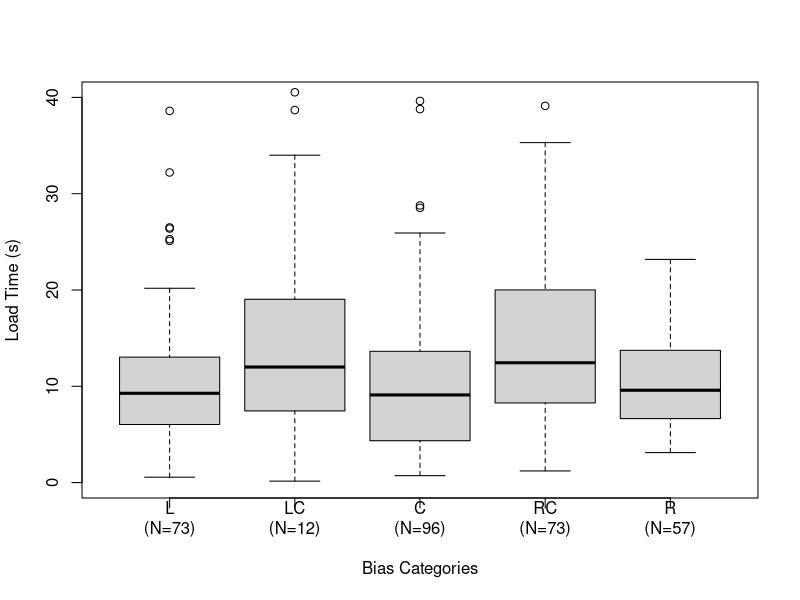

Reproduce this figure in R.
Left <- c(3.618634,11.835613,11.271083,3.80284,4.854159,44.362547,34.149741,8.378354,3.973513,6.456612,5.728528,29.597331,6.664391,0.908614,7.229251,3.616292,10.581102,6.981872,3.514484,1.387382,21.826796,8.076423,8.546428,9.245638,13.005357,4.455247,4.948263,8.178891,6.74625,3.032347,9.829061,10.21543,7.145181,3.132152,25.105391,3.967564,4.692739,7.21848,2.946658,12.656854,3.192273,2.094527,11.496908,10.344645,3.518288,5.30489,9.621728,6.429228,3.345981,26.383346,13.032491,25.540789,0.750763,26.004792,15.296496,8.192129,4.267754,30.368449,1.603047,4.795917,4.287733,4.361039,14.560623,28.238783,5.173356,6.417832,4.300687,4.07796,14.92297,3.846644,2.84075,3.675523,4.578955,6.531634,3.831602,5.272054,6.777612,2.488907,9.377248,10.099405,16.760059,6.932458,7.531544,9.272434,7.98007,2.045148,7.230377,3.942404,19.028528,6.274212,21.425632,1.373507,12.982018,17.94268,7.723228,4.854143,18.059866,0.790836,3.466489,5.203614,13.08141,4.185399,7.33033,4.281926,6.639147,1.752747,6.46955,17.968953,5.699028,10.091359,4.458728,4.343013,6.46117,4.285881,3.99325,7.73294,13.312128,2.747899,11.328978,4.669578,10.838439,4.405307,11.198666,9.429073,17.788534,9.241311,17.704505,9.906364,10.526275,38.599287,11.071253,3.477303,6.403821,8.834122,6.431848,5.661875,6.481223,1.385547,10.530309,6.174979,12.244707,2.770032,2.192031,5.401863,11.79394,8.873206,10.463076,8.610516,16.816889,0.146489,4.261874,14.824891,11.648093,14.047162,11.183324,3.299294,12.069562,9.161987,25.214854,5.613852,3.860905,12.833139,7.577632,9.4117,3.946243,84.508963,2.533312,6.458872,8.688678,2.737789,32.203761,4.067126,16.221196,4.894857,0.586554,8.5679,3.420173,8.506068,2.649429,0.26153,6.032504,5.771129,0.559292,3.697007,10.325523,7.487869,1.241222,10.523608,6.825441,4.22004,5.019047,3.938504,12.549158,7.526,11.184886,5.236847,51.770614,2.195404,43.654257,7.429082,15.526608,24.330598,13.803716,22.523653,16.710603,2.310942,5.001951,4.168202,14.880331,11.832623,14.993061,36.044577,20.181669,1.212603,10.112444,13.119056,18.830648,10.340216,5.68943,25.279715,3.270798,4.286056,10.527956,5.171001,4.54746,4.236946,6.975404,7.302324,4.174441,6.091754,2.199726,26.498433,6.624771,18.137886,0.600734,3.221886,13.918203,3.901825,6.500975,0.719643,16.149134,5.582623,0.716443,7.287822,3.83002,5.790835,13.700694,6.061551,7.345552,7.245893,7.732872,6.31243,5.189513,6.232278,10.430275,4.358543,9.548106,4.514727)
LeftCenter <- c(10.645734,19.409418,22.775858,7.562548,4.628798,7.581447,22.203616,52.71891,4.408275,11.003068,14.935854,4.685219,11.55904,12.375082,6.135489,2.911965,11.08728,4.72963,3.267697,3.790813,9.05936,71.970063,7.519848,55.466599,12.571793,3.529054,7.872552,33.998058,3.798259,37.392824,42.162059,42.563219,42.24325,42.242177,42.311654,42.338688,7.918892,16.467022,10.618195,9.740993,4.891338,7.046386,18.430344,12.532999,3.76497,6.249978,12.412984,5.402676,7.772853,11.756636,13.800398,7.986787,7.167201,9.623958,4.900736,58.026268,13.209993,2.273341,11.098128,9.935758,10.589079,4.953686,29.961637,17.226638,6.283049,4.456768,16.732653,5.919704,11.701076,9.446476,18.063937,29.402898,42.269258,44.632304,88.317003,4.199054,13.973138,9.820741,32.995214,24.02321,14.138885,3.447515,19.285419,10.860794,3.649184,5.79696,12.914804,7.836634,13.10537,3.873527,19.769635,9.983779,3.171979,12.305624,1.847734,12.765764,6.021509,8.780822,4.635553,20.802369,8.687824,13.097241,6.710826,5.688454,2.186568,8.477955,14.203974,11.534065,7.142013,4.457501,10.379716,4.305649,14.044233,15.149103,3.433598,18.293356,12.099596,10.165756,11.967405,27.183837,11.445598,22.667487,13.894549,4.887019,15.956613,6.86825,3.725467,4.575982,7.365393,6.519505,10.573913,38.687259,42.236234,42.307693,69.357845,3.951742,2.490205,3.549472,13.733967,15.136672,26.783553,13.867836,9.262458,6.743052,9.268242,13.05677,21.312227,5.247396,2.636129,5.39498,17.017887,3.828104,7.296691,0.45434,9.291356,8.800293,3.982466,4.209772,11.929129,6.081786,42.334953,42.329542,29.678737,9.533015,6.5514,15.764317,4.499124,6.017359,14.107432,3.633813,20.113061,12.253584,7.218675,9.908518,6.58926,19.859065,6.269664,6.852718,14.763659,7.26652,67.268172,5.557822,7.978061,10.893446,6.649887,4.047934,3.572503,4.297647,25.975104,3.535736,7.999464,2.963973,10.229491,4.032833,2.749058,8.786509,12.030596,11.23885,26.950851,2.644453,22.218635,14.957066,19.576895,48.037823,13.319971,13.30167,24.237204,20.513412,4.546563,8.934077,9.782721,9.32444,10.154389,14.042712,8.4685,12.502623,31.468431,21.615156,22.611309,7.564338,10.84315,16.456152,17.171795,4.83888,46.125972,7.277368,6.277464,48.076584,8.160372,17.981262,4.334552,9.167732,2.765059,7.053808,9.676282,1.010658,3.788827,6.005448,6.001747,18.906494,16.988984,1.333778,9.019692,11.610672,3.180884,13.44288,18.442166,3.807803,9.763066,7.616089,4.065565,8.754008,10.456224,16.860178,9.920464,12.121641,21.381895,18.793356,5.594651,8.218506,21.731611,6.783157,6.609639,12.966772,56.352686,8.361446,23.034501,49.104664,15.772295,49.62488,2.623376,3.588248,4.377353,27.238447,11.342622,5.393344,7.545988,18.072416,19.813619,7.864683,12.659061,31.260961,7.022605,20.574613,30.527574,8.342123,0.165352,5.585854,7.20637,3.391501,26.342951,40.532203,2.191423,12.963275,21.173112,3.99101,1.399128,6.081139,2.959717,6.456125,3.515643,32.973857,6.149964,21.817065,30.352545,6.677129,26.3587,14.774136,9.072398,10.546713,7.644133,43.365326,28.497869,3.531822,6.36549,53.237484,17.068795,11.266627,23.527478,13.537119,6.647036,1.08481,7.433117,21.61199,17.532015,9.230479,12.903033,12.735227,17.966499,15.865076,6.389391,6.774081,8.630744,6.672616,12.033042,10.827881,2.891781,22.01147,8.347096,4.090363,6.768323,13.749477,11.766615,21.615665,14.147546,7.152942,8.248612,10.222755,5.080356,15.461756,4.437955,6.699425,10.210409,21.819952,4.758556,2.473044,5.368755,9.001568,3.890738,7.309066,3.742681,4.725018,17.081214,0.151494,4.941609,23.351115,18.766372,3.547605,42.94609,18.489798,8.165584,3.93351,7.678495,23.510376,10.784605,11.405303,13.341098,7.797992,18.184933,3.299571,11.935786,6.235111,6.475894)
Center <- c(12.21581,4.369309,23.976841,11.06066,10.995713,60.842347,2.019027,9.601678,4.747516,15.617743,12.31682,3.369295,8.134107,1.470036,5.416367,3.604335,7.408015,14.825584,0.677779,11.702097,9.380299,11.368511,7.123894,28.533798,7.643918,3.560765,3.640072,8.330235,10.549976,8.870014,9.12415,3.700553,31.429941,3.407338,5.554823,11.76106,5.759915,16.01627,4.760155,9.042978,6.997354,4.777878,3.339597,4.233009,7.776731,6.935208,6.596874,6.647634,4.711443,1.767978,8.379849,15.625457,9.505855,6.636389,11.286336,5.665916,4.33255,2.256931,8.384645,3.662512,3.784716,3.858624,9.548452,12.271509,3.942326,4.649486,11.7041,5.061727,7.250569,6.515023,25.268844,2.835669,22.877712,6.517802,1.43808,18.530206,1.763415,7.363607,11.429956,4.015066,8.42671,9.273272,1.174238,2.589632,3.981549,0.951417,6.668323,7.46025,3.501665,7.797578,4.440228,6.543929,38.78391,2.79958,9.402596,8.246315,7.598412,0.857267,1.39157,3.85098,2.972843,6.877376,14.552875,10.410995,11.48207,2.731337,5.294735,5.829518,8.562884,42.263641,42.313703,69.852831,56.622814,6.539092,3.873324,3.863329,4.247035,9.927373,9.739813,8.363609,10.501188,8.584094,7.281179,10.923572,3.871988,2.086917,8.682838,13.274803,9.068657,10.55211,6.971129,9.513595,19.339504,7.756805,6.109751,23.100842,12.879984,96.350363,39.632544,16.356212,6.298252,6.572149,25.380933,126.20046,28.53069,3.644847,6.719791,3.904072,3.817942,13.374035,16.372621,13.959462,8.181615,3.73796,25.393413,8.368822,5.182659,2.509155,4.103463,11.801667,22.780475,7.535072,0.598121,4.215334,7.74286,4.343117,17.220784,10.267707,5.259721,14.310737,18.963623,4.668992,5.20018,10.944666,9.919845,5.53132,7.494633,3.310491,5.734433,1.405481,14.315184,3.242642,8.46439,8.375286,25.920071,18.396366,13.719695,15.368513,16.979782,3.585807,15.952799,18.561343,4.758396,20.042782,3.07868,45.889879,65.019241,6.652085,36.662523,18.966287,9.038623,5.854339,10.802324,14.642669,15.519272,84.554958,40.286185,12.536633,8.083467,10.220891,6.597981,4.168241,2.95106,6.227059,10.089185,0.720441,8.862413,3.28629,29.409488,6.318066,6.820396,13.30747,3.360595,3.472201,8.627294,6.914999,97.66344,6.858997,3.679611,4.362453,16.896755,3.574307,18.538857,14.692351,14.524858,14.746359,4.301349,3.868423,9.638059,13.54697,13.894366,66.177309,43.51772,13.340405,6.41027,14.49961,3.62341,7.883755,8.742206,24.09811,8.740564,2.427482,26.200563,7.969205,9.767921,1.069491,7.579831,13.746765,2.722057,0.144965,7.821732,8.184281,9.168321,1.743746,5.070024,3.493138,28.775394,7.347474,5.90966,5.243037,1.63028,2.714402,7.777287,4.605342,1.933604,5.776646,7.015195,0.857174,1.566691,6.272765,5.998453,17.109776,6.408666,1.884663,8.252485,7.713452,11.424341,11.41268,6.744295,7.157811)
RightCenter <- c(15.842042,18.91541,23.542912,8.110952,6.782439,3.028958,31.660888,32.800807,7.863819,4.305354,20.825286,11.909222,21.229918,10.300286,7.210348,4.213657,13.939314,11.993465,6.067278,7.405406,6.304988,46.21156,13.246537,21.853399,5.750797,2.217892,8.268901,30.778595,12.447102,17.325379,28.978733,13.613813,8.334719,28.314236,1.296824,14.423453,2.550421,4.724412,14.831584,14.092165,1.212773,3.251033,3.962403,23.646744,14.363551,5.94281,39.119549,9.954647,74.382331,7.246518,4.765478,31.646259,7.706528,45.287703,4.271107,19.937306,21.427634,43.758007,23.317167,9.420271,5.309726,6.91339,7.248026,6.882573,20.07997,22.077862,0.478288,4.200409,7.364517,11.732254,13.883318,3.749708,12.903794,18.380627,4.771749,7.141015,17.921476,8.33421,26.564941,8.930128,11.821082,8.71496,2.135806,3.938884,16.777307,7.175449,4.238559,25.031053,34.898192,8.409272,3.581574,5.49481,31.853918,35.304727,7.61355,9.159476,17.111697,17.103994,22.839011,5.727809,20.535111,22.036124,5.237134,8.87582,4.661641,7.4018,7.100432,2.917884,17.744246,10.420898,4.950554,6.557369,25.147395,15.954157,15.518666,8.011084,3.669084,13.941134,28.656971,20.726949,3.351529,10.187392,10.987935,12.029835,12.467891,12.398994,7.209968,13.849957,16.295766,25.032604,10.55274,5.287247,18.561737,11.532361,5.233181,12.130957,13.223367,8.109355,14.095664,19.801412,25.378781,26.129023,17.740308,11.347628,9.100932,3.834594,0.462612,4.620728,38.772825,17.62852,1.125148,14.134874,16.470968,2.184325,8.952991,10.674964,12.279569,6.789675,4.287971,21.748801,20.246036,9.842029,13.156821,32.759271,7.433029,12.029797,14.262184,7.687427,9.348529,31.50784,7.497934,20.011591,27.684227,10.038918,19.870197,8.563086,25.908949,3.117369,4.274947,17.733787)
Right <- c(3.115506,2.690835,3.932323,23.713516,6.631447,7.029122,4.12078,8.133829,8.273897,5.533832,3.772607,5.283117,84.417675,61.444623,13.023599,16.582054,9.173717,8.279452,3.644287,9.728006,10.021418,10.951207,8.035951,13.325101,11.367089,4.594134,7.283661,5.498745,13.738921,31.847864,5.258986,16.474111,15.859891,8.469326,0.654128,19.149327,42.281383,42.946923,6.730438,0.133708,17.438593,9.065494,12.989581,4.315498,20.83965,0.18282,3.394695,7.971979,7.330074,9.997117,12.981974,4.065857,10.646635,8.456658,4.680138,4.213005,12.957906,9.584737,11.155862,3.391256,7.071776,8.27619,8.568019,9.139789,7.369287,7.760604,3.741404,3.886773,5.405159,7.049853,8.591837,14.569455,5.494428,3.470318,6.090017,14.887695,11.467825,9.189833,6.264462,6.23936,4.052433,5.068292,3.653732,6.654636,13.737196,0.604935,9.476349,4.042634,4.877982,7.249765,14.524133,8.94732,3.897626,3.567507,7.288521,9.008021,3.312293,4.43613,9.15603,14.740654,7.42693,29.240227,4.773376,9.594056,11.818998,14.955766,2.06102,20.864056,14.008811,9.82707,7.781551,26.343699,0.367721,3.090878,4.493147,4.83118,16.271842,23.178343,9.112028,5.048193,8.513194,10.718317,10.516809,7.688245,73.133586,20.072575,4.747475,101.106589,3.997832,8.995921,3.483102,8.964036,6.799704,3.847819,10.991337,9.145029,9.008922,16.71484,6.03525,14.083816,15.109653,8.170167,11.231851,9.339741,14.272525,5.01449,5.107896,4.597167,6.335597,2.488642,17.078974,17.207132,27.209736,17.631613,11.424998,18.177526,12.343995,29.923089,10.192039,6.978718,19.266626,5.673839,43.430368,11.236053,21.788496,15.368859,15.612319,9.853795,12.686307,1.43172,0.436398,25.175273,51.761653,11.937992,44.913232,6.646757,21.991682,10.660419,31.70977,3.741549,7.272013,2.701532,42.345651,12.861283,17.410908,5.945664,1.630564,55.017631,15.98912,12.842043,21.049853,9.184322,0.439216,8.916873,5.418725,1.166344,4.278762,9.356136,6.149661,3.223377,14.192132,17.603536,6.331398,14.859742,6.827568,11.903964,8.960493,17.773265,4.152423,2.800911)

LeftAlexa <- c(25.10539068,18.05986583,9.272433686,8.192128515,6.429227853,12.06956179,13.7006937,1.241221619,10.46307595,17.70450473,8.873206282,5.69902792,10.53030937,19.02852826,16.14913354,10.52795632,13.03249116,4.578954959,32.20376101,2.94665761,6.091754341,12.54915845,13.91820321,0.559292173,9.829060888,11.18488646,5.661875439,14.0471617,8.546427608,10.52627523,3.675523305,26.38334641,6.48122251,10.58110156,44.36254721,26.49843314,25.27971525,3.90182476,13.11905649,10.34464529,5.401863337,4.361038637,11.0712534,4.692738605,7.245893346,38.59928717,4.287732887,11.496908,3.697007108,6.664391255,20.18166878,17.96895316,11.27108295,4.236945534,7.487869096,6.23227849,3.518287635,9.548106003,11.83262343,7.34555161,10.21543012,11.32897832,8.1788908,3.192272997,0.600734234,3.221885991,6.032503711,6.531634188,7.230377078,7.531544185,43.65425687,6.639147449,8.5679003)
LeftCenterAlexa <- c(3.299571013,31.46843147,7.999463844,3.933509994,6.249977899,42.56321857,3.951742339,18.76637192,9.072398043,9.230479026,19.4094178,12.5329994,12.50262337,17.22663798,16.46702171,11.76661451,7.644132757,13.80039845,0.151493979,9.908517718,22.21863513,15.76431735,9.167732477,15.46175618,12.57179258,49.62487976,26.34295068,10.3797158,20.8023685,26.78355289,42.3076925,14.04271219,4.546563005,9.93575766,7.277367902,11.40530279,11.96740534,13.7339673,6.589260197,42.94608977,3.764969611,10.45622447,13.97313762,5.796959519,18.07241645,11.61067235,7.918892002,21.73161056,3.798258877,9.740992666,11.53406506,49.10466428,14.14754636,10.89344642,6.277464294,4.891338325,55.46659901,15.86507597,12.65906148,12.12164099,19.28541856,42.16205921,7.581446862,11.92912872,21.81995182,11.09812801,10.86079421,3.5318223,8.218506241,5.247395873,24.23720434,33.9980581,12.96327522,4.887018609,21.38189547,13.20999343,11.26662655,10.21040854,10.82788103,17.98126178,22.77585783,7.046385813,5.557821989,17.96649852,7.678494906,10.57391264,18.79335606,23.03450105,13.44288008,6.001747441,20.57461343,5.394980121,2.911965275,11.34262216,7.978061318,1.847733855,18.43034427,18.06393664,9.676281738,6.135489345,42.23623395,7.562548208,12.25358374,11.93578572,13.05677009,14.93585424,11.00306828,15.13667192,13.34109783,26.3587003,12.03304212,12.91480405,6.649886703,19.76963504,9.05935986,29.96163657,42.33495328,6.868249679,9.019692278,1.010657978,13.867836,12.09959633,7.365392518,4.838879895,21.6156646,15.77229543,40.53220305,8.160371971,6.017358637,8.754008389,21.61198971,8.630743861,10.64573386,26.95085115,14.76365943,19.81361904,14.13888452,11.55904045,16.98898408,5.585853601,1.399127936,6.283049488,32.99521446,13.89454927,17.08121357,12.37508204,3.433598137,13.3199708,32.97385747,7.519848371,3.572502685,6.519504666,17.17179511,9.983779002,23.52747846,3.529053688,3.171979046,42.32954223,4.72963047,22.6674866,21.61515584,6.7831568,4.090362883,4.900736499,4.408275294,10.54671348,58.02626834,3.391500998,29.67873664,38.68725853,52.71891,20.51341238)
CenterAlexa <- c(1.566691399,28.77539387,25.92007101,4.168240905,10.50118828,23.10084243,2.731336546,13.27480273,3.868423462,1.763414812,45.88987864,3.871987987,2.427482176,9.548452353,11.70209708,7.123894072,16.35621233,28.53068987,13.30746994,11.48207045,1.743746209,24.09811046,11.41268048,18.96362302,14.31518371,4.332549763,8.18161509,7.742859817,3.28629024,9.168321395,2.71440227,65.01924091,7.598412323,10.2677072,19.33950446,0.720441294,5.243036914,9.919844723,8.870014334,17.10977564,38.78391018,7.25056901,5.776646376,10.22089107,3.85097959,8.379848695,1.88466332,6.596873617,14.69235101,9.513594556,2.589632463,66.17730944,3.904072261,9.038623333,18.56134274,3.644846988,11.76105981,8.682838106,1.391570234,3.858623862,12.53663313,13.71969457,9.638059044,6.543928838,2.835669112,12.87998369,13.34040504,12.27150939,10.41099503,7.015194607,8.134106851,18.96628654,4.605341578,6.820395732,22.87771201,39.63254445,3.817942429,8.368822408,5.200180268,8.252485132,14.55287549,5.182658911,10.92357213,13.54697015,11.80166712,16.01627004,3.604335475,8.363608885,1.933603621,13.37403519,4.362452888,2.72205689,10.94466553,6.647634196,14.82558448,14.64266867)
RightCenterAlexa <- c(1.212773013,31.50783985,34.89819195,14.36355062,31.64625881,17.1116972,25.14739519,20.01159127,17.32537887,18.91540964,27.68422747,7.175448704,9.159476019,20.07996969,12.39899387,13.61381319,17.10399432,10.98793547,15.95415742,11.9092216,7.613550115,7.405405569,7.687426901,18.38062677,39.11954899,16.29576631,22.03612361,28.31423571,13.94113381,5.233180905,14.09566414,21.85339925,25.90894938,28.97873309,9.842028666,8.268900872,11.82108178,4.238559175,6.304987717,30.77859547,7.209967899,9.100931763,17.74424562,35.30472722,7.863818741,9.954647278,4.271106529,12.27956851,3.117368531,6.067277694,8.011084175,4.287970948,46.21155969,7.100431848,20.8252862,8.40927248,12.02979662,9.348529196,17.73378737,4.305353904,11.53236141,14.09216483,14.26218395,8.110951781,28.6569711,18.56173744,31.66088839,12.46789062,8.87582047,12.44710188,8.334719086,12.02983468,10.42089839)
RightAlexa <- c(9.189832664,11.3670887,3.886772895,12.95790627,51.76165333,11.9039638,15.36885943,10.51680915,8.035950851,20.07257488,9.184322071,16.71484036,3.115505624,11.93799193,16.27184238,5.418724585,8.947320294,8.27945199,23.17834275,16.58205433,6.64675734,17.60353622,5.014489508,7.249764967,12.84204299,14.85974243,11.23185139,3.847819448,6.331398106,7.071775866,8.273896837,13.02359948,5.945663548,3.644286537,4.831179881,9.112027669,7.288520503,12.68630702,9.594056392,14.08381608,7.97197877,14.95576582,8.568018579,8.995920682,13.73892074,4.493147373,5.10789609,10.99133713,9.997116637,19.14932717,4.120780063,42.94692309,3.39125607,12.98958077,10.66041858,14.0088109,4.436129618)


wilcox.test(Left, LeftCenter)
wilcox.test(Left, Center)
wilcox.test(Left, RightCenter)
wilcox.test(Left, Right)
wilcox.test(LeftCenter, Center)
wilcox.test(LeftCenter, RightCenter)
wilcox.test(LeftCenter, Right)
wilcox.test(Center, RightCenter)
wilcox.test(Center, Right)
wilcox.test(RightCenter, Right)

wilcox.test(LeftAlexa, LeftCenterAlexa)
wilcox.test(LeftAlexa, CenterAlexa)
wilcox.test(LeftAlexa, RightCenterAlexa)
wilcox.test(LeftAlexa, RightAlexa)
wilcox.test(LeftCenterAlexa, CenterAlexa)
wilcox.test(LeftCenterAlexa, RightCenterAlexa)
wilcox.test(LeftCenterAlexa, RightAlexa)
wilcox.test(CenterAlexa, RightCenterAlexa)
wilcox.test(CenterAlexa, RightAlexa)
wilcox.test(RightCenterAlexa, RightAlexa)

boxplot(LeftAlexa,LeftCenterAlexa,CenterAlexa,RightCenterAlexa,RightAlexa,names=c("L\n(N=73)","LC\n(N=12)","C\n(N=96)","RC\n(N=73)","R\n(N=57)"),ylab="Load Time (s)",xlab="Bias Categories",ylim=c(0,40))
